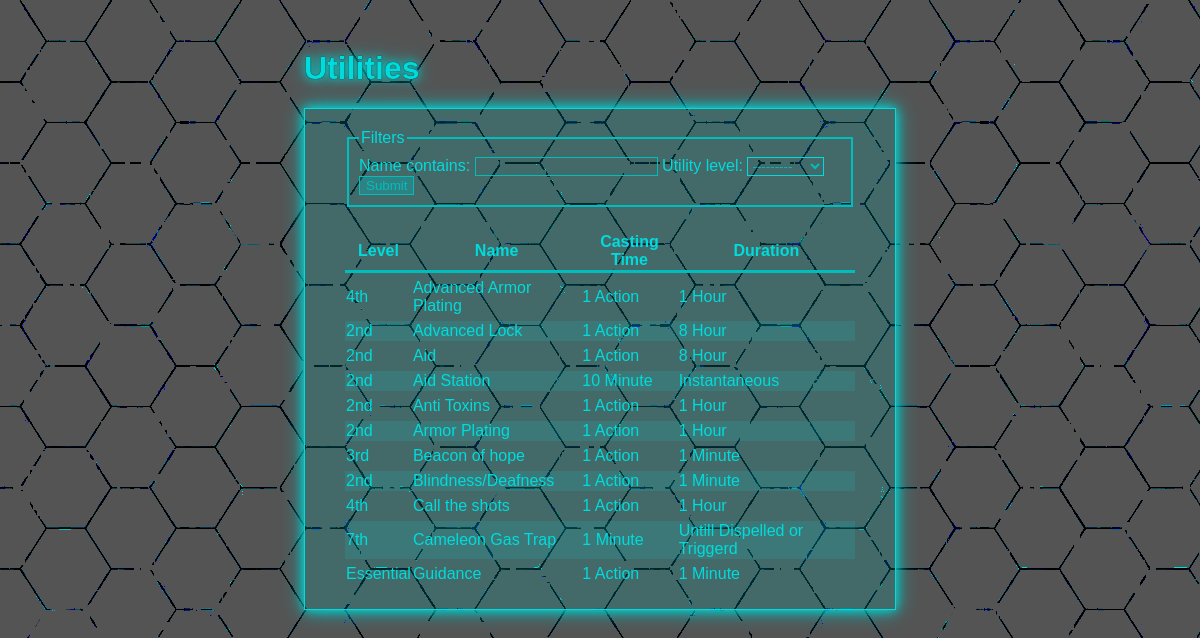
The page /utilities/ on the database as committed earlier.
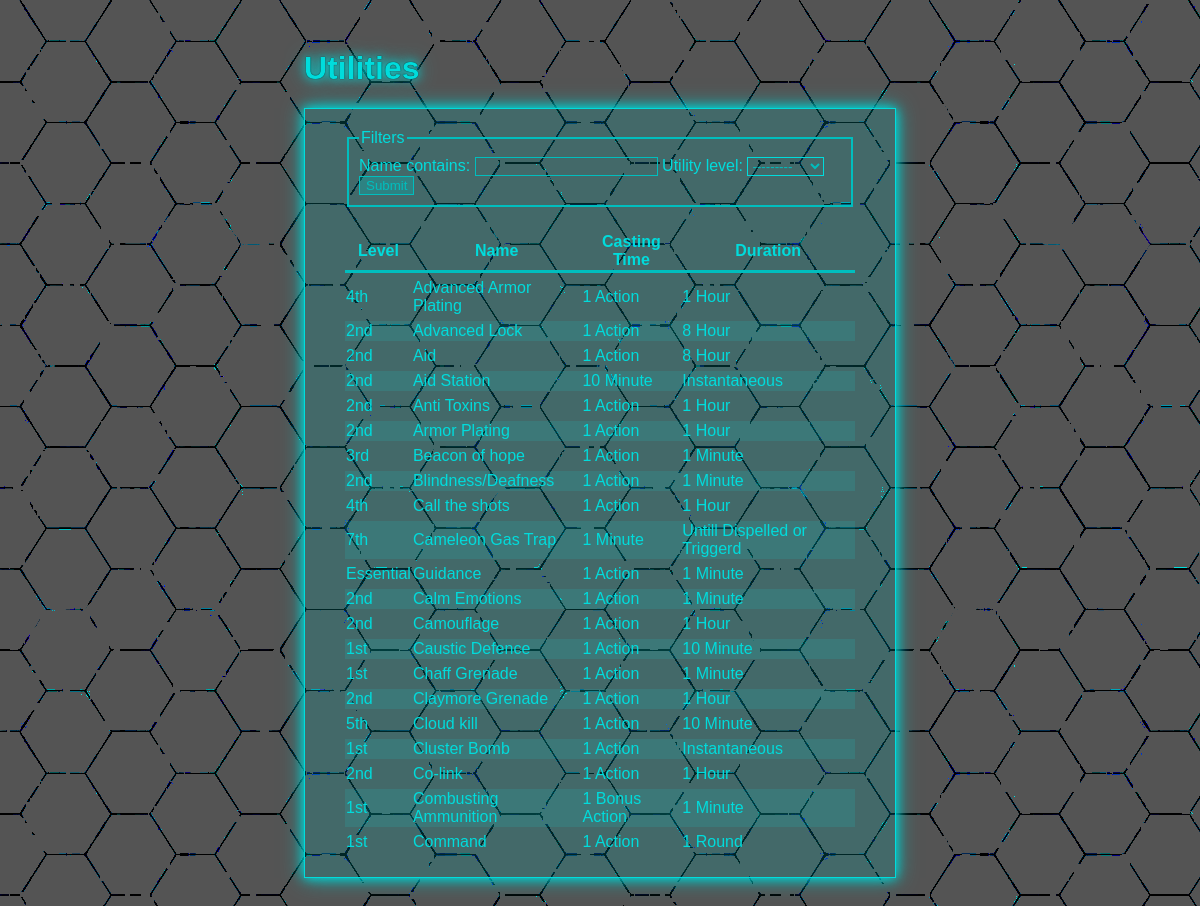
The same page on the database as committed later.
### utilities/models.py (models this page shows, shortened)
class Utility(models.Model):
    name = models.CharField(max_length=25)
    description = models.TextField(blank=True)
    at_higher_levels = models.TextField(blank=True)
    ritual = models.BooleanField(default=False)
    utility_level = models.ForeignKey(
        UtilityLevel, models.SET_DEFAULT, default=0)
    casting_time_unit = models.ForeignKey(
        UtilityCastingTimeUnit, models.SET_DEFAULT, default=1)
    casting_time_quantity = models.IntegerField(null=True)
    reaction_casting_description = models.TextField(blank=True)
    components = models.ManyToManyField(UtilityComponent, blank=True)
    material_components = models.TextField(blank=True)
    range_type = models.ForeignKey(RangeType, models.SET_NULL, null=True)
    range_distance = models.IntegerField(null=True, default=0)
    duration_type = models.ForeignKey(DurationType, models.SET_NULL, null=True)
    duration_time_unit = models.ForeignKey(
        DurationTimeUnit, on_delete=models.SET_NULL, null=True, blank=True)
    duration_quantity = models.IntegerField(null=True, blank=True)
    origin = models.CharField(max_length=25, blank=True)
    origin_link = models.URLField(blank=True)
    class Meta:
        verbose_name_plural = 'Utilities'

class UtilityLevel(models.Model):
    id = models.IntegerField(primary_key=True)
    level = models.CharField(max_length=10)
    def __str__(self):
        return self.level

class UtilityCastingTimeUnit(models.Model):
    unit = models.CharField(max_length=15)
    def __str__(self):
        return self.unit

class DurationTimeUnit(models.Model):
    unit = models.CharField(max_length=10)
    def __str__(self):
        return self.unit

class DurationType(models.Model):
    type = models.CharField(max_length=30)
    def __str__(self):
        return self.type

### utilities/views.py (the view)
# urls.py: path('', views.utility_list, name='utility_list'),
def utility_list(request):
    utilities = Utility.objects.all()
    utilities_filter = UtilityFilter(request.GET, queryset=utilities)
    context = {
        'utilities_filter': utilities_filter
    }
    return render(request, "utilities/utility_list.html", context)

### utilities/templates/utilities/utility_list.html
{% extends 'utilities/base.html' %}
{% block 'header' %}
<h1>Utilities</h1>
{% endblock 'header' %}
{% block 'content' %}
<div>
  <form method="get">
    <fieldset>
      <legend>Filters</legend>
      {{ utilities_filter.form }}
      <button>Submit</button>
    </fieldset>
  </form>
</div>
  {% if utilities_filter.qs %}
  <table>
    <thead>
      <tr>
        <th>Level</th>
        <th>Name</th>
        <th>Casting Time</th>
        <th class="md">Duration</th>
      </tr>
    </thead>
    <tbody>
      {% for utility in utilities_filter.qs %}
      <tr class="data-href" onclick="javascript:window.location.href=`{% url 'detail' utility.id %}`; return false;">
        <td>{{ utility.utility_level }}</td>
        <td>{{ utility.name }}</td>
        <td>{{ utility.casting_time_quantity }} {{ utility.casting_time_unit }}</td>
        {% if utility.duration_type.type == "Time" or utility.duration_type.type == "Consentration" %}
        <td class="md">{{ utility.duration_quantity }} {{ utility.duration_time_unit }}</td>
        {% else %}
        <td class="md">{{ utility.duration_type }}</td>
        {% endif %}
      </tr>
      {% endfor %}
    </tbody>
  </table>
  {% else %}
  <p>No utility found.</p>
  {% endif %}
{% endblock 'content' %}

### utilities/templates/utilities/base.html (shortened to what this page needs)
<!DOCTYPE html>
<html lang="en">
<head>
    {% load static %}
    <link rel="stylesheet" href="{% static 'utilities/style.css' %}">
</head>
<body>
    <div class="container">
        {% block 'header' %}{% endblock %}
        <div class="content">
            {% block 'content' %}{% endblock %}
        </div>
    </div>
</body>
</html>

### utilities/static/utilities/style.css (style rules this page uses)
:root { --color-white: rgba(255,255,255,1); --color-Damn-Light: rgba(0,220,220,1); --color-Light: rgba(0,190,190,1); --color-Dark: rgba(60,60,60,1); --color-Black: rgba(33,33,33,1); --font-Size: 18px; }
body { background-image: url("hexgrid_gray_hex_effect.png"); background-attachment: fixed; font-family: 'Rajdhani', sans-serif; }
h1 { text-shadow: 0 0 1px black, 0 0 10px var(--color-Damn-Light), 0 0 20px var(--color-Light); }
.container { position: relative; margin: 50px auto; padding: 0; color: var(--color-Damn-Light); }
.container * { outline: none; }
.content { border: 1px solid var(--color-Damn-Light); background: rgba(0, 190, 190, 0.2); padding: 20px 40px; box-shadow: 0 0 10px var(--color-Damn-Light), 0 0 20px var(--color-Light); }
table { border-collapse: separate; border-spacing: 0px 5px; width: 100%; }
th { font-weight: bold; text-align: center; border-bottom: solid #00bebe; }
tbody > tr:nth-child(odd) { background: none; transition: .3s; }
tbody > tr:nth-child(even) { background: rgba(0, 255, 255, 0.1); transition: .3s; }
.data-href { cursor: pointer; }
fieldset { border: 2px solid var(--color-Light); padding: 10px; justify-content: space-between; margin-bottom: 20px; }
input[type=text] { border: 1px solid rgba(0,190,190,1); background: transparent; color: var(--color-Light); }
select { background: transparent; box-shadow: none; border: 1px solid var(--color-Damn-Light); color: var(--color-Light); }
button { overflow: hidden; position: relative; border: 1px solid var(--color-Light); background: rgba(0,190,190,0.3); color: var(--color-Light); }
@media only screen and (min-width: 600px) { .container { width: 75%; } }
@media only screen and (min-width: 1200px) { .container { width: 50%; } }

Rows that differ between the two databases and show on the page:
added Utility: utility_level "2nd", name "Calm Emotions", casting_time_quantity "1", casting_time_unit "Action", duration_quantity "1", duration_time_unit "Minute"
added Utility: utility_level "2nd", name "Camouflage", casting_time_quantity "1", casting_time_unit "Action", duration_quantity "1", duration_time_unit "Hour"
added Utility: utility_level "1st", name "Caustic Defence", casting_time_quantity "1", casting_time_unit "Action", duration_quantity "10", duration_time_unit "Minute"
added Utility: utility_level "1st", name "Chaff Grenade", casting_time_quantity "1", casting_time_unit "Action", duration_quantity "1", duration_time_unit "Minute"
added Utility: utility_level "2nd", name "Claymore Grenade", casting_time_quantity "1", casting_time_unit "Action", duration_quantity "1", duration_time_unit "Hour"
added Utility: utility_level "5th", name "Cloud kill", casting_time_quantity "1", casting_time_unit "Action", duration_quantity "10", duration_time_unit "Minute"
added Utility: utility_level "1st", name "Cluster Bomb", casting_time_quantity "1", casting_time_unit "Action", duration_type "Instantaneous"
added Utility: utility_level "2nd", name "Co-link", casting_time_quantity "1", casting_time_unit "Action", duration_quantity "1", duration_time_unit "Hour"
added Utility: utility_level "1st", name "Combusting Ammunition", casting_time_quantity "1", casting_time_unit "Bonus Action", duration_quantity "1", duration_time_unit "Minute"
added Utility: utility_level "1st", name "Command", casting_time_quantity "1", casting_time_unit "Action", duration_quantity "1", duration_time_unit "Round"
